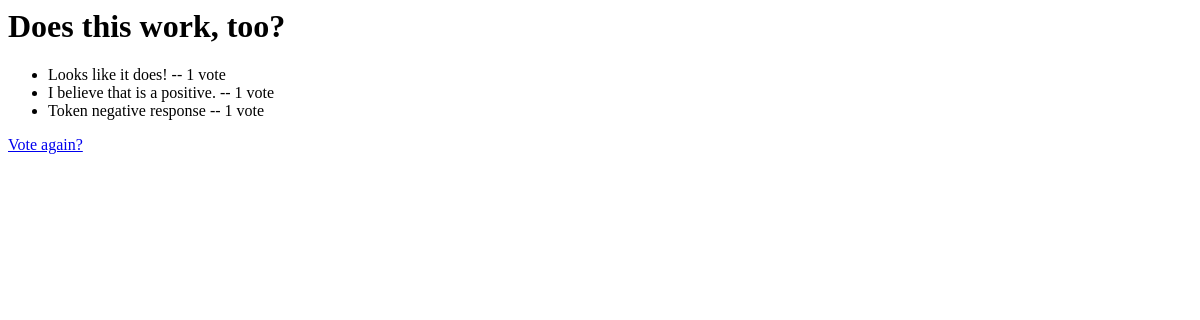
The page /polls/2/results/ on the database as committed earlier.
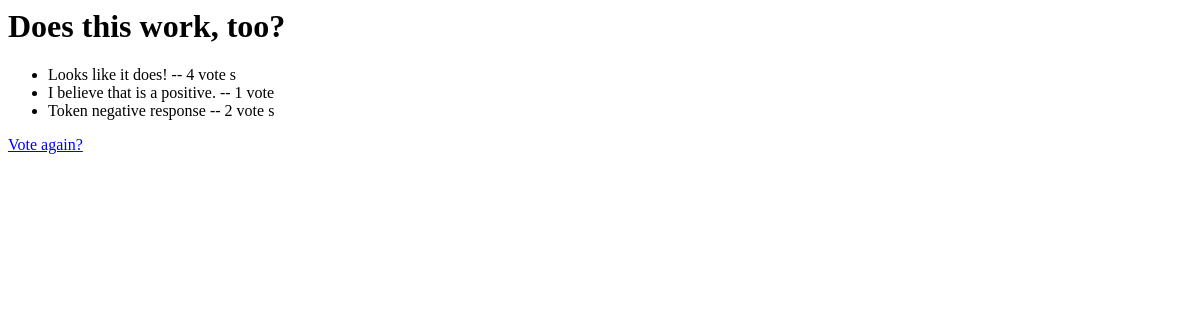
The same page on the database as committed later.
### polls/models.py (models this page shows, shortened)
class Question(models.Model):
    question_text = models.CharField(max_length = 200)
    pub_date = models.DateTimeField('date published')

class Choice(models.Model):
    question = models.ForeignKey(Question, on_delete = models.CASCADE)
    choice_text = models.CharField(max_length = 200)
    votes = models.IntegerField(default = 0)

### polls/views.py (the view)
# urls.py: url(r'^(?P<pk>[0-9]+)/results/$', views.ResultsView.as_view(), name='results'),
class ResultsView(generic.DetailView):
    model = Question
    template_name = 'polls/results.html'

### polls/templates/polls/results.html
<h1>{{ question.question_text }}</h1>
<ul>
{% for choice in question.choice_set.all %}
	<li>{{ choice.choice_text }} -- {{ choice.votes }} vote
		{{ choice.votes|pluralize }}</li>
{% endfor %}
</ul>
<a href = '{% url 'polls:detail' question.id %}'>Vote again?</a>

Rows that differ between the two databases and show on the page:
changed Choice "Looks like it does!": votes "1" → "4"
changed Choice "Token negative response": votes "1" → "2"
